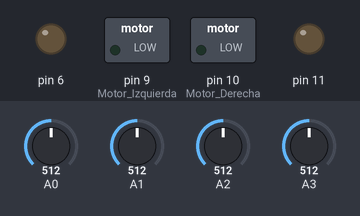
A sketch run on a simulated Arduino Uno, built with avr-gcc and run on an emulated ATmega328P. Shown: switched loads named in the sketch (green lamp = pin HIGH), output pins drawn as LEDs (lit = HIGH). Inputs (shaded band) come from the test bench; at power-on: A0 = 512, A2 = 512, A1 = 512, A3 = 512.

Above: at 1.2 s.
1.3 s: A0 set to 485
At 2.0 s:
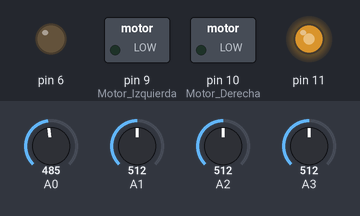
2.8 s: A2 set to 483
At 3.2 s:
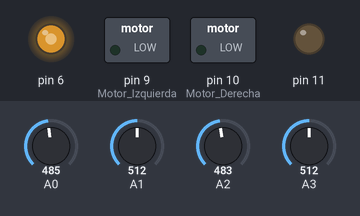
Timing chart, 0 to 5.8 s (numbered marks = the images above; inputs shaded):
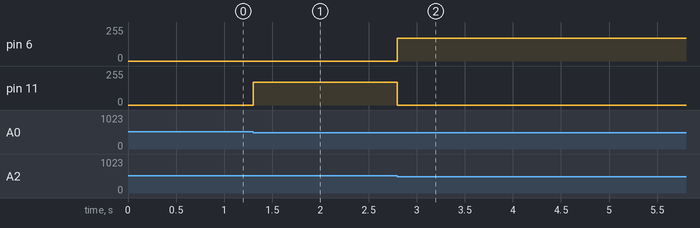

The sketch:

CodigoSeguidorEmergenciaV2.ino
```cpp
void setup() {
  Serial.begin (9600);
  pinMode(9,OUTPUT); //Motor Izquierda
  pinMode(10,OUTPUT); //Motor Derecha
}

void loop() {
  if(analogRead(A0)<500){
    while(analogRead(A2)>500){
    Derecha();
    if(analogRead(A2)<500){
    Dos();
    }

}
  }

  if(analogRead(A3)<500){
    while(analogRead(A1)>500){
  Izquierda();
  if(analogRead(A1)<500){
  Dos();
  }
    }
  }
  if(analogRead(A1)<500||analogRead(A2)<500){
  Dos();
  }
  else{
    if(analogRead(A1)<500&&analogRead(A2)<500){
    Dos();
    }

  }
}

void Dos(){
if(analogRead(A1)<500||analogRead(A2)<500){
  while(analogRead(A1)<500){
    Derecha();
  }
  while(analogRead(A2)<500){
    Izquierda();
  }

}
  else{
    if(analogRead(A1)<500&&analogRead(A2)<500){
      Adelante();
    }
    else{
    Adelante();
    }

    }
  }


void Derecha(){
    analogWrite(6,0);
    analogWrite(11,170);
}

void Izquierda(){
    analogWrite(6,170);
    analogWrite(11,0);
}

void Adelante(){
    analogWrite(6,170);
    analogWrite(11,170);
}
```

Measured:
- the behaviour switches between 500 and 499 on A0 (found by bisection; images 0 and 1)
- the behaviour switches between 500 and 499 on A2 (found by bisection; images 1 and 2)
- after the input at 1.3 s, pin 11: 0/255 → 170/255 at once
- after the input at 2.8 s, pin 6: 0/255 → 170/255 at once; pin 11: 170/255 → 0/255 at once
